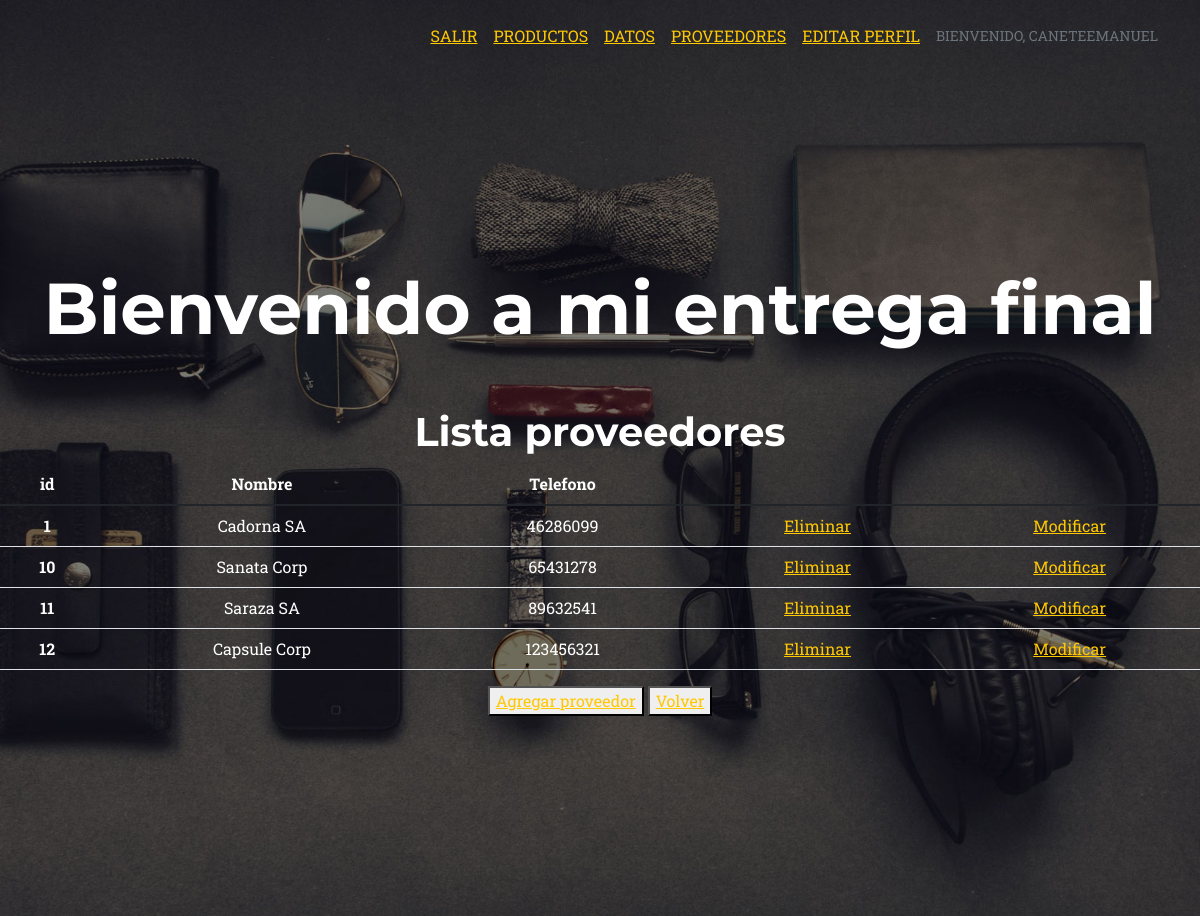
/app_negocio/proveedores (signed in), run on the app's committed database.
### app_negocio/models.py (models this page shows, shortened)
class Proveedores(models.Model):
    nombre = models.CharField(max_length=40)
    telefono = models.IntegerField()

### app_negocio/views.py (the view)
# urls.py: path("proveedores" , views.proveedores, name="proveedores"),
@login_required
def proveedores(request):
    proveedores = Proveedores.objects.all()
    return render( request , "proveedores.html", {"proveedores" : proveedores})

### app_negocio/template/proveedores.html
{% extends "padre.html" %}
{%  load static %}
{% block contenido %}
<h1 style="color:white" text-align="center">Lista proveedores</h1>
    <table class="table">
        <thead>
          <tr>
            <th scope="col" style="color: white">id</th>
            <th scope="col" style="color: white">Nombre</th>
            <th scope="col" style="color: white">Telefono</th>
          </tr>
        </thead>
        <tbody>
            {% for n in proveedores %}
            <tr>
                <th scope="row" style="color: white">{{n.id}}</th>
                <td style="color: white">{{n.nombre}}</td>
                <td style="color: white">{{n.telefono}}</td>
                <td><a href="{% url 'elimina_proveedores' n.id %}">Eliminar</a></td>
                <td><a href="{% url 'modificar_proveedores' n.id %}">Modificar</a></td>
            </tr>
            {% endfor %}
        </tbody>
      </table>
      <button>
        <a href="alta_proveedores">Agregar proveedor</a>
      </button>
      <button>
        <a href="{% url 'inicio' %}">Volver</a>
      </button>
{% endblock %}

### app_negocio/template/padre.html (shortened to what this page needs)
<!DOCTYPE html>
<html lang="en">
    <head>
        {% load static %}
        <link href="{% static 'app_negocio/css/styles.css' %}" rel="stylesheet" />
    </head>
    <body id="page-top">
        <nav class="navbar navbar-expand-lg navbar-dark fixed-top" id="mainNav">
            <div class="container">
                <div class="collapse navbar-collapse" id="navbarResponsive">
                    <ul class="navbar-nav text-uppercase ms-auto py-4 py-lg-0">
                        {%if request.user.is_authenticated %}
                        <li class="nav-item"><a class="" href="{% url 'Logout' %}">Salir</a></li>
                        {% endif %}
                        {%if request.user.is_authenticated %}
                        <li class="nav-item"><a class="" href="{% url 'productos' %}">Productos</a></li>
                        {% endif %}
                        {%if request.user.is_authenticated %}
                        <li class="nav-item"><a class="" href="{% url 'datos' %}">Datos</a></li>
                        {% endif %}
                        {%if request.user.is_authenticated %}
                        <li class="nav-item"><a class="" href="{% url 'proveedores' %}">Proveedores</a></li>
                        {% endif %}
                        {%if request.user.is_authenticated %}
                        <li class="nav-item"><a class="" href="{% url 'editar_perfil' %}">Editar Perfil</a></li>
                        {% endif %}
                        {%if request.user.is_authenticated %}
                        <p class="text-muted small mb-4">Bienvenido, {{user.username}}</p>
                        {% endif %}
                    </ul>
                </div>
            </div>
        </nav>
        <header class="masthead">
            <div class="container">
                <div class="masthead-heading">Bienvenido a mi entrega final</div>
           </div>
        {% block contenido %}
        {% endblock %}
        </header>
    </body>
</html>

### data on the page
Proveedores: id "1", nombre "Cadorna SA", telefono "46286099"
Proveedores: id "10", nombre "Sanata Corp", telefono "65431278"
Proveedores: id "11", nombre "Saraza SA", telefono "89632541"
Proveedores: id "12", nombre "Capsule Corp", telefono "123456321"

### other printed values
{{ user.username }} "CANETEEMANUEL"
